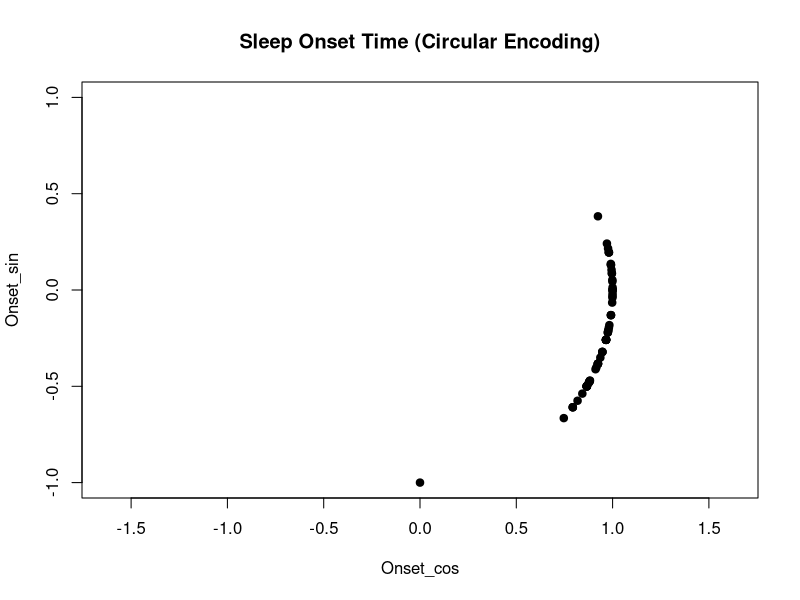
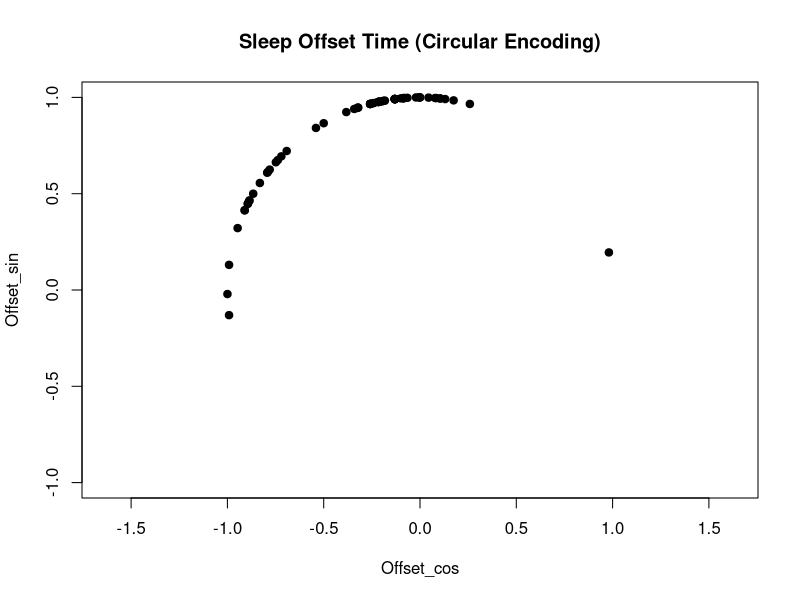
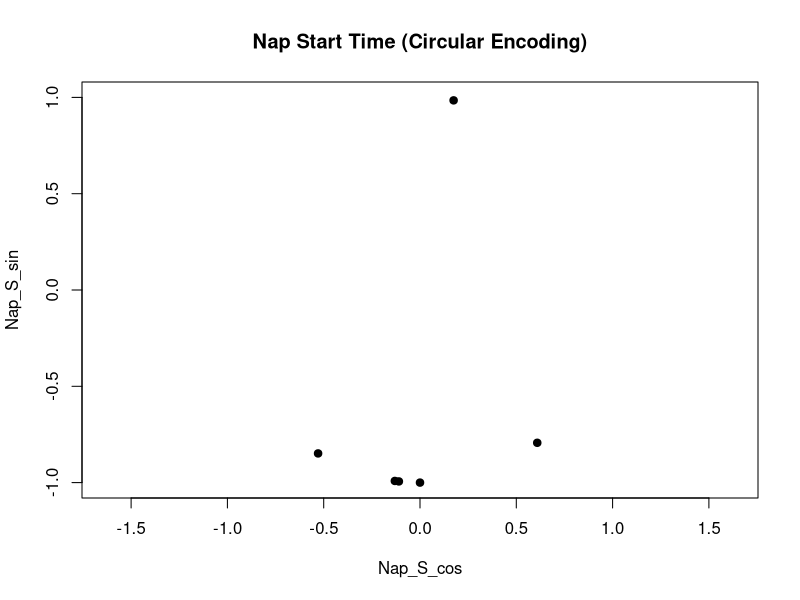
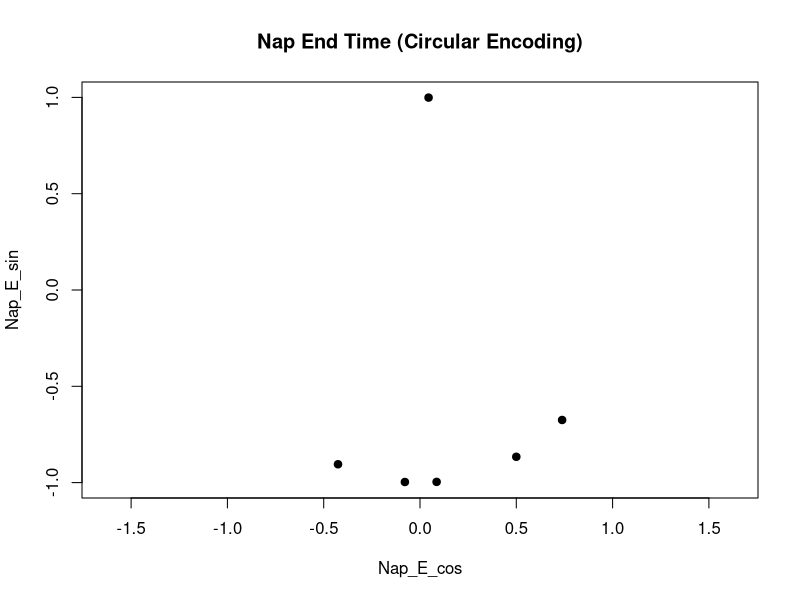
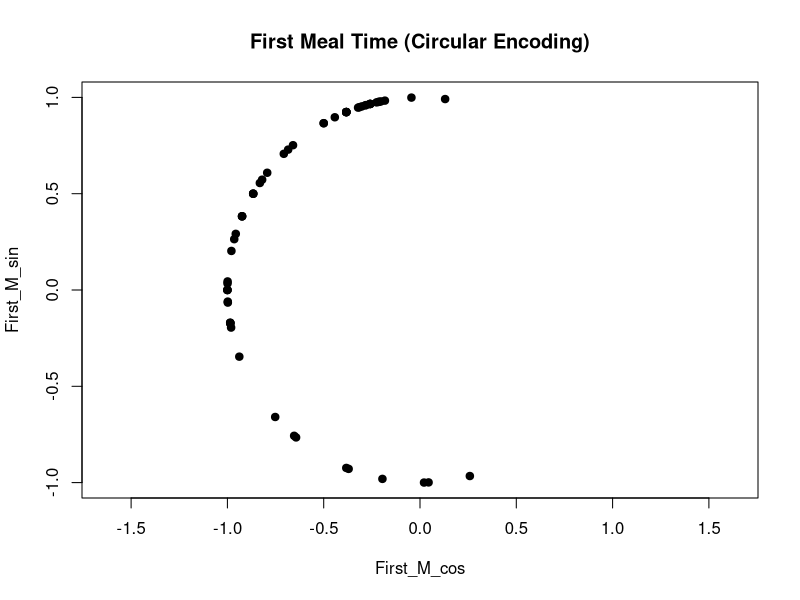
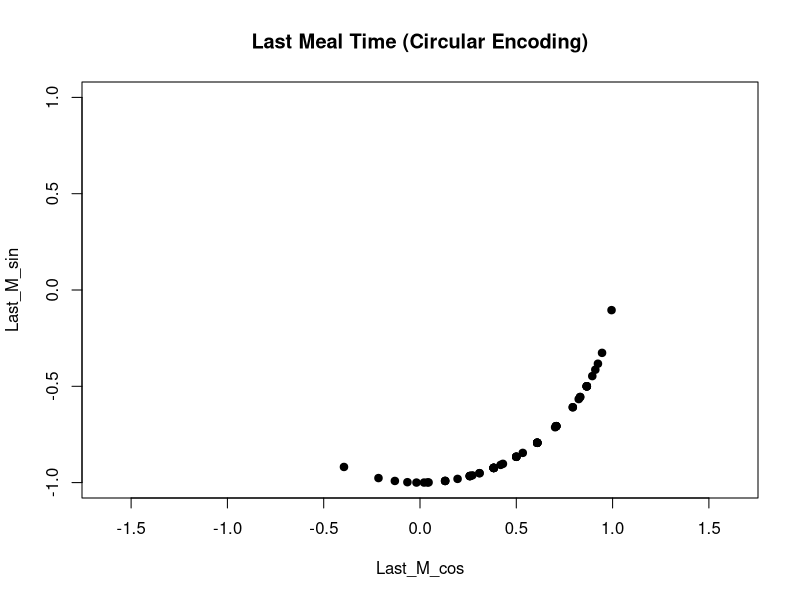
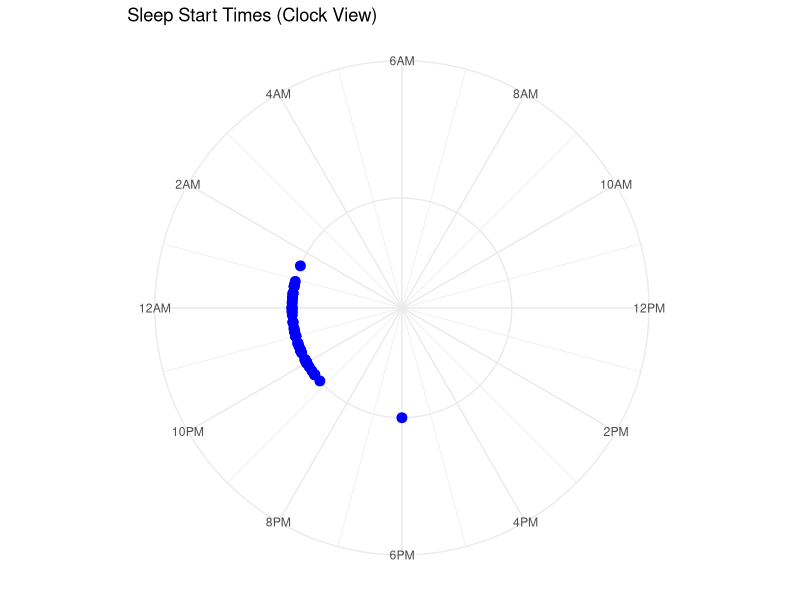
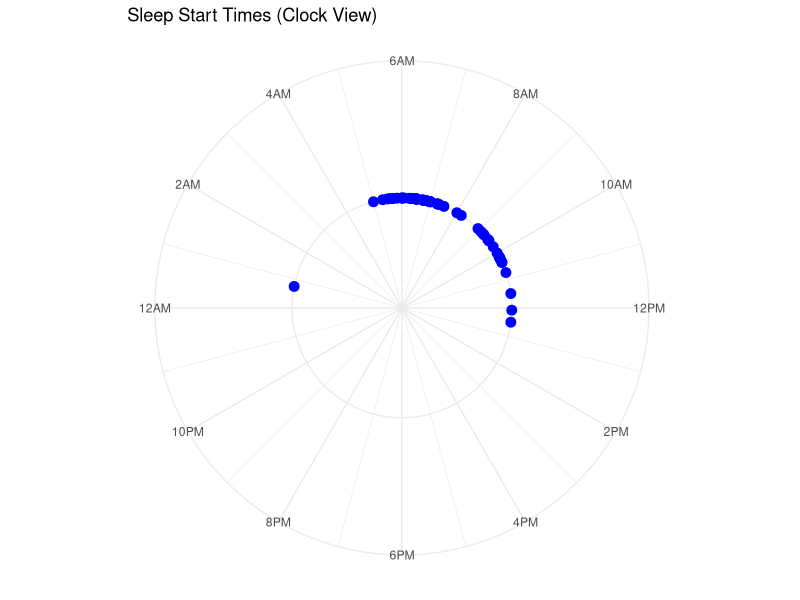

These figures' R source, in order:

#START UP----
sleep_data <- read.csv("./Jan 2026 COPY PUSHAdolescentDailyDiary_DATA_LABELS_7.2.2024_CLEANING_JA_KALIKA_11.24.csv", 
                       na.strings = c("-999", "-888"))

str(sleep_data)
summary(sleep_data)
colSums(is.na(sleep_data))


#ROUNDING TIME----
#--Onset times ----
Onset_sin <- sin(2 * pi * sleep_data$Sleep.Onset.Decimal.Hour / 24)
Onset_cos <- cos(2 * pi * sleep_data$Sleep.Onset.Decimal.Hour / 24)

plot(Onset_cos, Onset_sin,
     asp = 1,
     xlim = c(-1, 1),
     ylim = c(-1, 1),
     pch = 19,
     main = "Sleep Onset Time (Circular Encoding)")


#--Offset times ----
Offset_sin <- sin(2 * pi * sleep_data$Sleep.Offset.Time_Decimal.Hour / 24)
Offset_cos <- cos(2 * pi * sleep_data$Sleep.Offset.Time_Decimal.Hour / 24)

plot(Offset_cos, Offset_sin,
     asp = 1,
     xlim = c(-1, 1),
     ylim = c(-1, 1),
     pch = 19,
     main = "Sleep Offset Time (Circular Encoding)")


#--Nap times ----
Nap_S_sin <- sin(2 * pi * sleep_data$Nap.Start.Decimal.Time / 24)
Nap_S_cos <- cos(2 * pi * sleep_data$Nap.Start.Decimal.Time / 24)

plot(Nap_S_cos, Nap_S_sin,
     asp = 1,
     xlim = c(-1, 1),
     ylim = c(-1, 1),
     pch = 19,
     main = "Nap Start Time (Circular Encoding)")


Nap_E_sin <- sin(2 * pi * sleep_data$Nap.End.Decimal.Time / 24)
Nap_E_cos <- cos(2 * pi * sleep_data$Nap.End.Decimal.Time / 24)

plot(Nap_E_cos, Nap_E_sin,
     asp = 1,
     xlim = c(-1, 1),
     ylim = c(-1, 1),
     pch = 19,
     main = "Nap End Time (Circular Encoding)")

#--First meal times ----
First_M_sin <- sin(2 * pi * sleep_data$First.Meal.Decimal.Time / 24)
First_M_cos <- cos(2 * pi * sleep_data$First.Meal.Decimal.Time / 24)

plot(First_M_cos, First_M_sin,
     asp = 1,
     xlim = c(-1, 1),
     ylim = c(-1, 1),
     pch = 19,
     main = "First Meal Time (Circular Encoding)")

#--Last meal times ----
Last_M_sin <- sin(2 * pi * sleep_data$Last.Meal.Decimal.Time / 24)
Last_M_cos <- cos(2 * pi * sleep_data$Last.Meal.Decimal.Time / 24)

plot(Last_M_cos, Last_M_sin,
     asp = 1,
     xlim = c(-1, 1),
     ylim = c(-1, 1),
     pch = 19,
     main = "Last Meal Time (Circular Encoding)")


#ANALYSIS----


#Start plot better----
Onset_circ <- atan2(Onset_sin, Onset_cos)


library(dplyr)

sleep_data <- sleep_data %>%
  mutate(
    Onset_circ = atan2(Onset_sin, Onset_cos),  
    Onset_circ = ifelse(Onset_circ < 0, Onset_circ + 2*pi, Onset_circ),  
    start_hour  = Onset_circ * 24 / (2*pi),     
  
    Offset_circ = atan2(Offset_sin, Offset_cos),  
    Offset_circ = ifelse(Offset_circ < 0, Offset_circ + 2*pi, Offset_circ),  
    end_hour  = Offset_circ * 24 / (2*pi)     
  )

library(ggplot2)

ggplot(sleep_data, aes(x = Onset_circ, y = 1)) +  
  geom_point(size = 3, color = "blue") +
  coord_polar(theta = "x", start = -pi/2) +  
  scale_x_continuous(
    limits = c(0, 2*pi),
    breaks = (0:11) * 2*pi/12,                
    labels = c("12AM","2AM","4AM","6AM","8AM","10AM","12PM","2PM","4PM","6PM","8PM","10PM")
  ) +
  theme_minimal() +
  labs(title = "Sleep Start Times (Clock View)") +
  theme(axis.title = element_blank(),
        axis.text.y = element_blank(),
        axis.ticks = element_blank()
        )



#End plot better----

ggplot(sleep_data, aes(x = Offset_circ, y = 1)) +  
  geom_point(size = 3, color = "blue") +
  coord_polar(theta = "x", start = -pi/2) +  
  scale_x_continuous(
    limits = c(0, 2*pi),
    breaks = (0:11) * 2*pi/12,                
    labels = c("12AM","2AM","4AM","6AM","8AM","10AM","12PM","2PM","4PM","6PM","8PM","10PM")
  ) +
  theme_minimal() +
  labs(title = "Sleep Start Times (Clock View)") +
  theme(axis.title = element_blank(),
        axis.text.y = element_blank(),
        axis.ticks = element_blank())
#Start and end plot----

library(ggplot2)


sleep_plot_data <- sleep_data %>%
  select(Onset_circ, Offset_circ) %>%
  mutate(id = row_number()) %>%
  tidyr::pivot_longer(cols = c(Onset_circ, Offset_circ),
                      names_to = "type", values_to = "angle") 


ggplot(sleep_plot_data, aes(x = angle, y = 1, color = type)) +
  geom_point(size = 3, alpha = 0.7) +
  coord_polar(theta = "x", start = -pi/2) +  # rotate so 12AM is top
  scale_x_continuous(
    limits = c(0, 2*pi),
    breaks = (0:11) * 2*pi/12,
    labels = c("12AM","2AM","4AM","6AM","8AM","10AM","12PM",
               "2PM","4PM","6PM","8PM","10PM")
  ) +
  scale_color_manual(values = c("Onset_circ"="darkblue", "Offset_circ"="darkgoldenrod2"),
                     labels = c("Start Time", "End Time")) +
  theme_minimal() +
  theme(axis.title = element_blank(),
        axis.text.y = element_blank(),
        axis.ticks = element_blank()) +
  labs(title = "Sleep Start and End Times (Clock View)", color = "")


